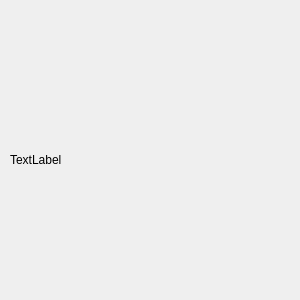
<?xml version="1.0" encoding="UTF-8"?>
<ui version="4.0">
 <class>Form</class>
 <widget class="QWidget" name="Form">
  <property name="geometry">
   <rect>
    <x>0</x>
    <y>0</y>
    <width>300</width>
    <height>300</height>
   </rect>
  </property>
  <property name="windowTitle">
   <string>Form</string>
  </property>
  <widget class="QLabel" name="spinnerLabel">
   <property name="geometry">
    <rect>
     <x>10</x>
     <y>10</y>
     <width>300</width>
     <height>300</height>
    </rect>
   </property>
   <property name="text">
    <string>TextLabel</string>
   </property>
  </widget>
 </widget>
 <resources/>
 <connections/>
</ui>
